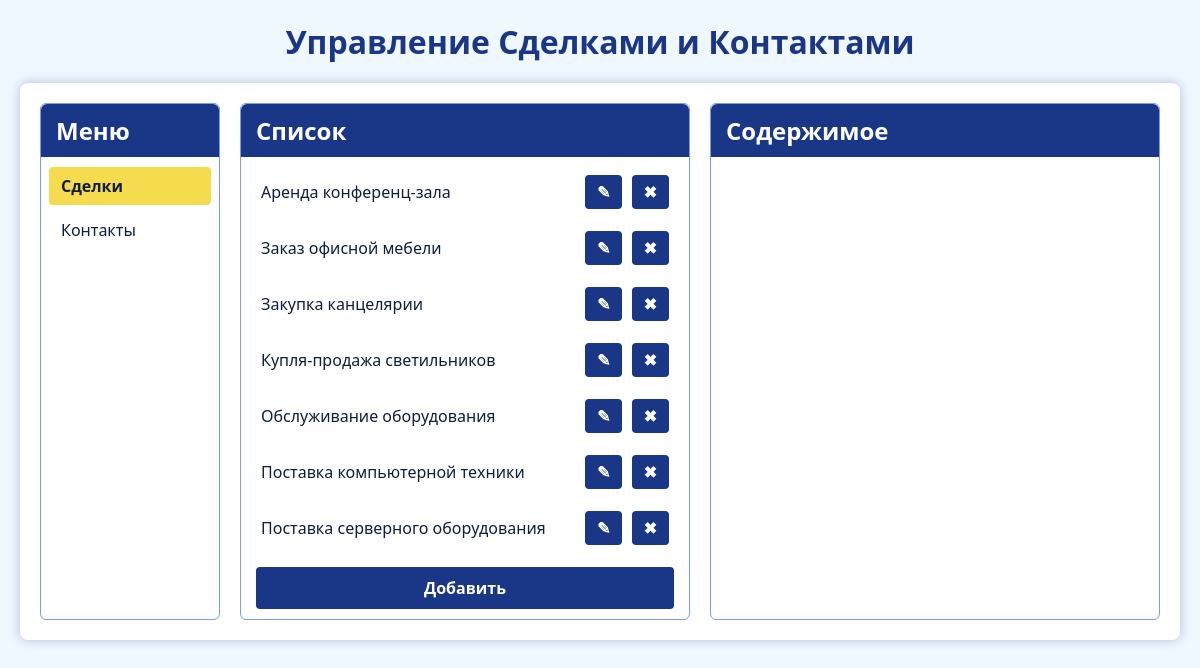
The app's page /index.php?id=2 with its own data.
### tables this page shows
CREATE TABLE `deals` (
  `id` int(11) NOT NULL,
  `name` varchar(255) NOT NULL,
  `amount` decimal(10,2) NOT NULL
);

### includes/functions.php (called while the page is built, shortened)
<?php
require_once 'db.php';
function getAllDeals() {
    global $pdo;
    $stmt = $pdo->query("SELECT * FROM deals ORDER BY name ASC");
    return $stmt->fetchAll(PDO::FETCH_ASSOC);
}

### index.php (the view, shortened to what this page needs)
<?php
require_once 'includes/functions.php';
$menu = $_GET['menu'] ?? 'deals';
if ($menu === 'deals') {
    $listItems = getAllDeals();
} else {
    $listItems = getAllContacts();
}
$selectedId = isset($_GET['id']) ? intval($_GET['id']) : (count($listItems) ? $listItems[0]['id'] : 0);
?>
<!DOCTYPE html>
<html lang="ru">
<head>
    <link rel="stylesheet" href="assets/css/style.css" />
</head>
<body>
<div class="container">
    <h1>Управление Сделками и Контактами</h1>
    <div class="knowledge-base">
        <div class="panel menu-panel">
            <h2>Меню</h2>
            <ul id="menu-list">
                <li data-menu="deals" class="<?= $menu === 'deals' ? 'selected' : '' ?>">Сделки</li>
                <li data-menu="contacts" class="<?= $menu === 'contacts' ? 'selected' : '' ?>">Контакты</li>
            </ul>
        </div>
        <div class="panel list-panel">
            <h2>Список</h2>
            <ul id="list-items">
                <?php foreach ($listItems as $item): ?>
                    <li data-id="<?= htmlspecialchars($item['id']) ?>" class="<?= ($item['id'] == $selectedId) ? 'selected' : '' ?>">
                        <span class="item-text">
                            <?php
                            if ($menu === 'deals') {
                                echo htmlspecialchars($item['name']);
                            } else {
                                echo htmlspecialchars($item['first_name'] . ' ' . $item['last_name']);
                            }
                            ?>
                        </span>
                        <span class="item-actions">
                            <button class="edit-button" title="Редактировать" data-menu="<?= $menu ?>" data-id="<?= $item['id'] ?>">✎</button>
                            <button class="delete-button" title="Удалить" data-menu="<?= $menu ?>" data-id="<?= $item['id'] ?>">✖</button>
                        </span>
                    </li>
                <?php endforeach; ?>
            </ul>
            <button id="create-button">Добавить</button>
        </div>
        <div class="panel content-panel">
            <h2>Содержимое</h2>
        </div>
    </div>
</div>
</body>
</html>

### assets/css/style.css (style rules this page uses)
* { box-sizing: border-box; margin: 0; padding: 0; font-family: 'Segoe UI', Tahoma, Geneva, Verdana, sans-serif; }
body { background: #f0f8ff; color: #0f1e3d; padding: 20px; }
.container { max-width: 1200px; margin: auto; }
h1 { text-align: center; margin-bottom: 20px; color: #1a3686; }
.knowledge-base { display: flex; gap: 20px; background: white; border-radius: 8px; box-shadow: 0 0 12px rgba(26, 54, 134, 0.3); padding: 20px; }
.panel { background: #fff; border: 1px solid #7b9cea; border-radius: 6px; flex: 1; display: flex; flex-direction: column; }
.menu-panel { max-width: 180px; }
.panel h2 { background: #1a3686; color: white; padding: 10px 15px; border-radius: 6px 6px 0 0; user-select: none; }
ul { list-style-type: none; overflow-y: auto; padding: 10px 8px; flex-grow: 1; max-height: 400px; }
li { padding: 8px 12px; margin-bottom: 6px; border-radius: 4px; cursor: pointer; display: flex; justify-content: space-between; align-items: center; transition: background-color 0.25s ease-in-out, color 0.25s ease-in-out; }
li.selected { background-color: #f7db4f; color: #0f1e3d; font-weight: bold; }
.item-text { flex-grow: 1; }
.item-actions button, #deal-add-link-btn, #contact-add-link-btn, #create-button, #modal-window form button[type="submit"] { background-color: #1a3686; color: white; border: none; padding: 6px 12px; margin-left: 5px; border-radius: 4px; cursor: pointer; font-weight: 700; font-size: 1em; transition: background-color 0.3s ease; user-select: none; }
#create-button { margin: 10px 15px; padding: 10px; width: calc(100% - 30px); }

### records on screen
deals: name "Аренда конференц-зала"
deals: name "Заказ офисной мебели"
deals: name "Закупка канцелярии"
deals: name "Купля-продажа светильников"
deals: name "Обслуживание оборудования"
deals: name "Поставка компьютерной техники"
deals: name "Поставка серверного оборудования"
